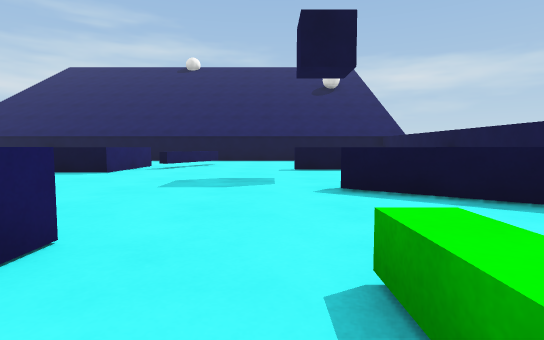
[1] (above)

18 first-person views from a walk through a 3-D level made in the Unity game engine. The camera is 0.58 m above the floor, tilts 4° down and sees 80° across. The floor is counted in squares, 1 m on a side. Each view is taken from the middle of a square. On the plan, view 1 faces up. The plan holds only what a view shows up to about 9 squares ahead; the rest is blank. The place goes on beyond the plan. The player is left out. Surface patterns are stand-ins for the level's own textures.

[2]
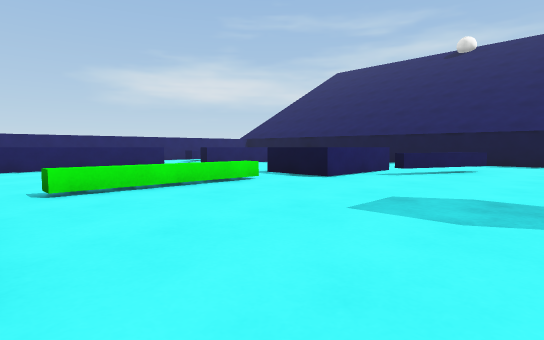

[3]
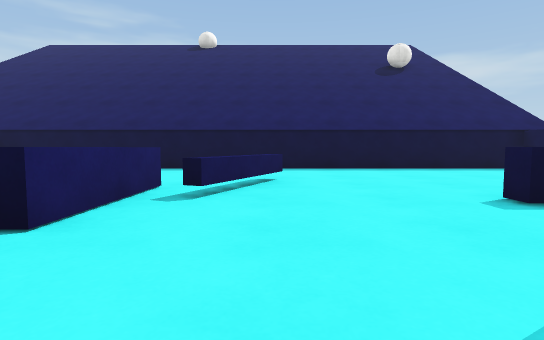

[4]
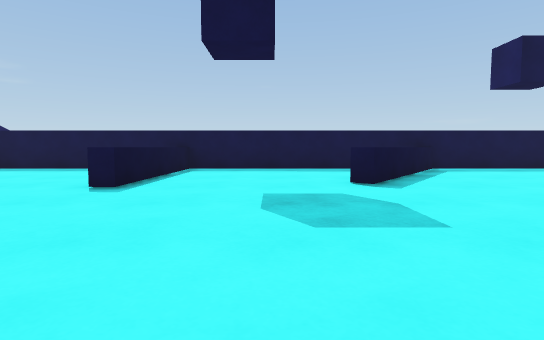

[5]
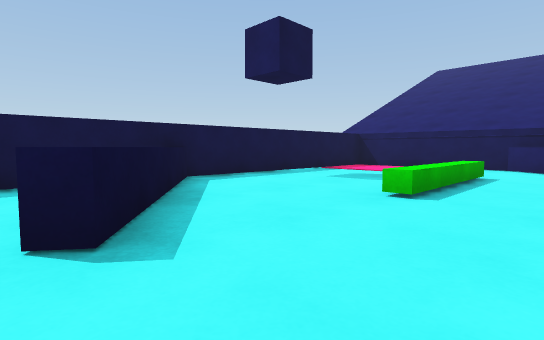

[6]
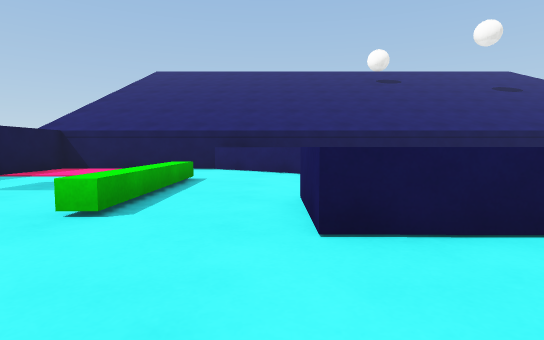

[7]
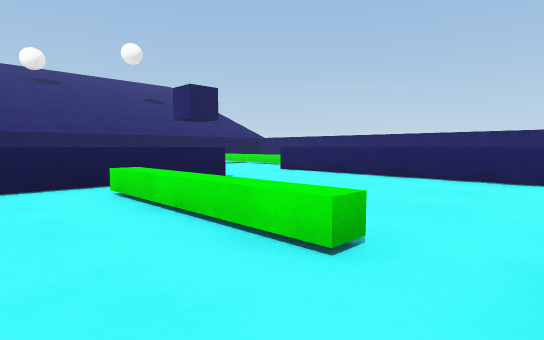

[8]
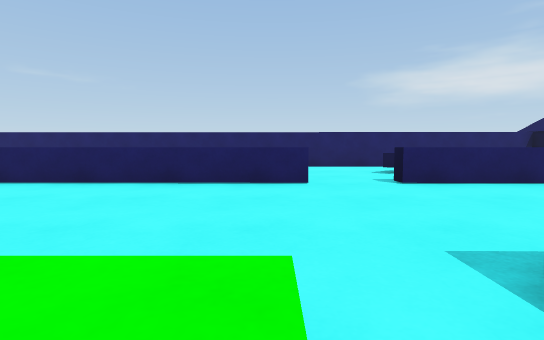

[9]
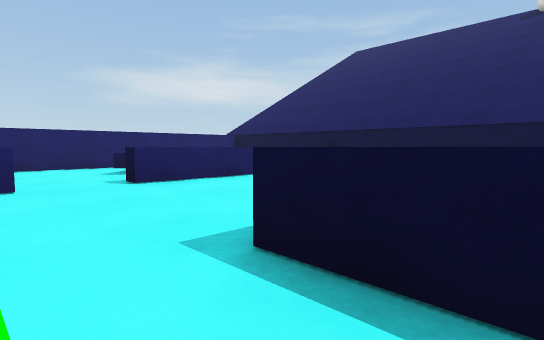

[10]
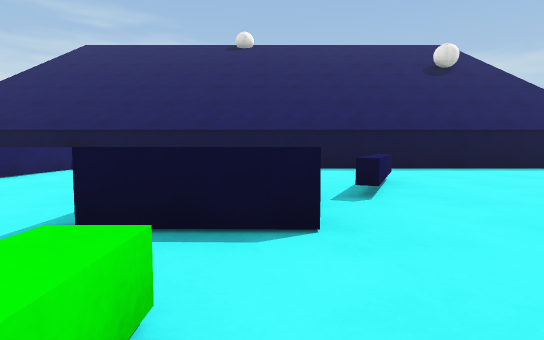

[11]
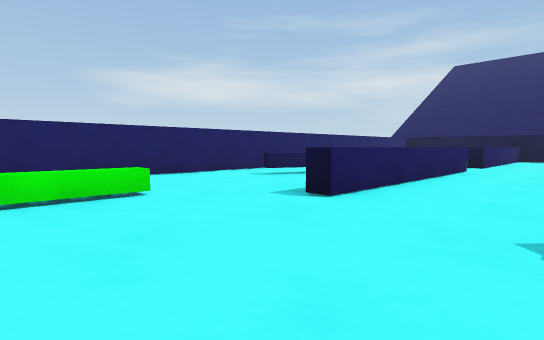

[12]
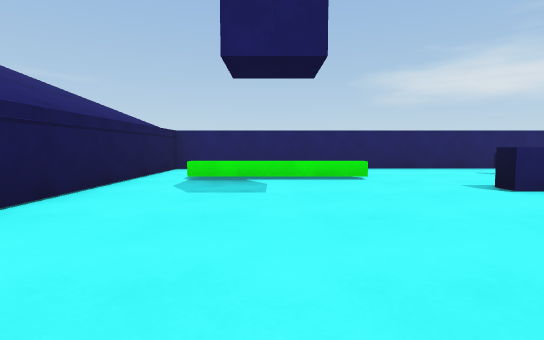

[13]
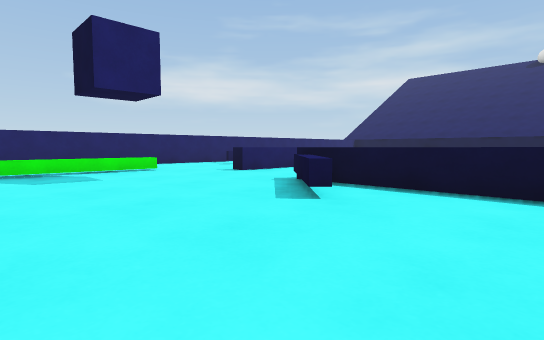

[14]
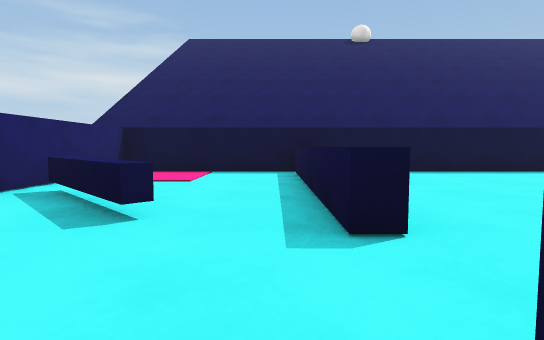

[15]
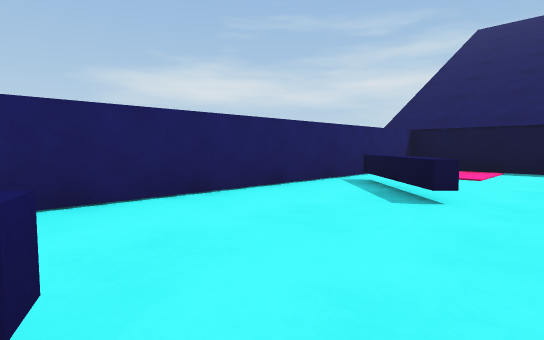

[16]
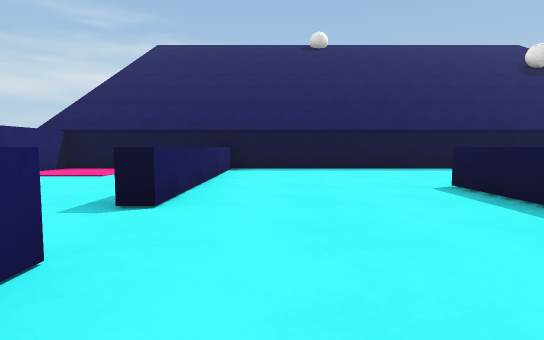

[17]
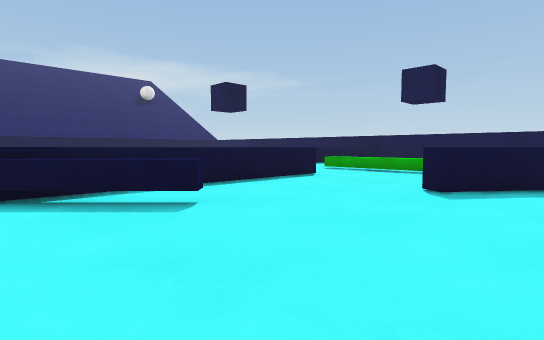

[18]
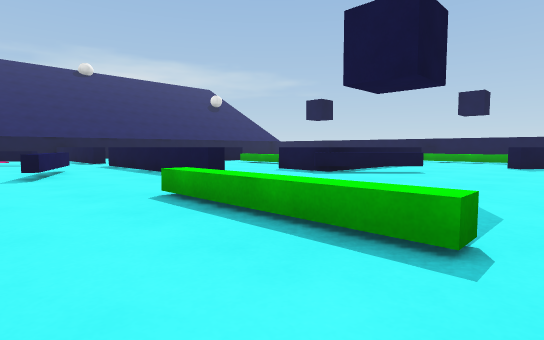

### Floor plan
Key: @ floor where view 1 was taken; # wall or solid block; x gap in a wall; . floor; = window, fence, low wall or low ledge; ^ raised ledge.
Columns run from 14 left of view 1 to 5 right of it. Each row starts with its distance up from view 1.
 14 ####################
 13 #....^.............#
 12 #....^.............#
 11 #....^......=......#
 10 #x=..^...^^==......#
  9 #.==.^...^^=.....  #
  8 #........^^....^^^^#
  7 #........^^........#
  6 #....^.............#
  5 #..=.^...^.........#
  4 #.==.^...^.....#^..#
  3 #.^..^...^......#^^#
  2 #....^..^^^^^.....^#
  1 #......^ ^^^^..^...#
  0 #.......=.....@^...#
 -1 #..^....==.....^...#
 -2 #..^...............#
 -3 #..^........^#.. ..#
 -4 #............^^. ..#
 -5 ####################

Positions as (right, up) in squares from view 1, and headings:
1: (0, 0), facing up
2: (0, 2), facing up-left
3: (-2, 5), facing up
4: (-4, 6), facing right
5: (-1, 5), facing down-right
6: (-1, 4), facing down
7: (-3, 7), facing down-left
8: (-4, 6), facing left
9: (-4, 6), facing up-left
10: (-4, 5), facing up
11: (-7, -2), facing up-left
12: (-5, -2), facing left
13: (-3, -4), facing up-left
14: (-10, 6), facing up
15: (-10, 5), facing up-left
16: (-8, 5), facing up
17: (-7, -4), facing up-right
18: (-13, -4), facing up-right
